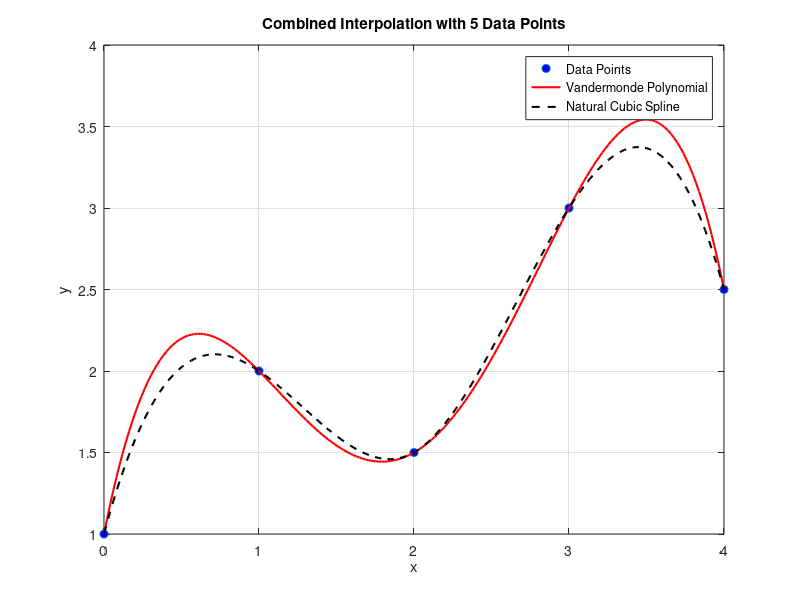
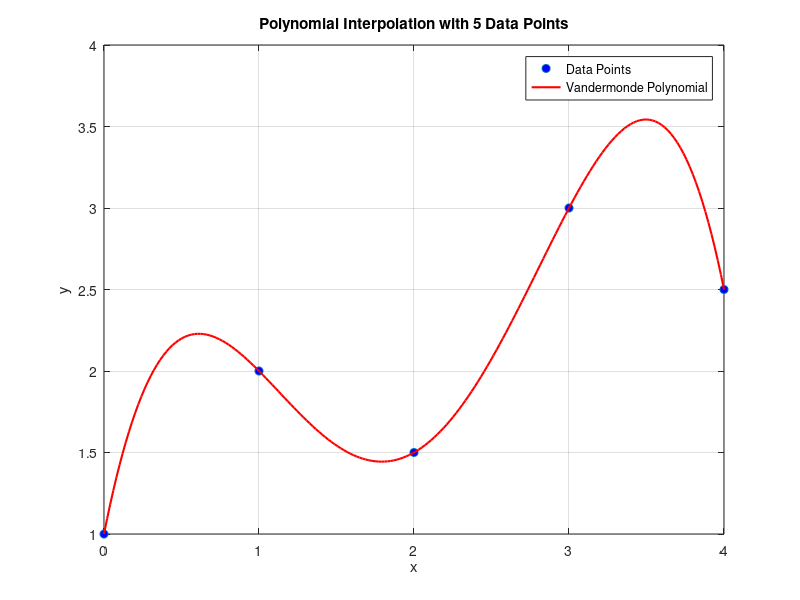
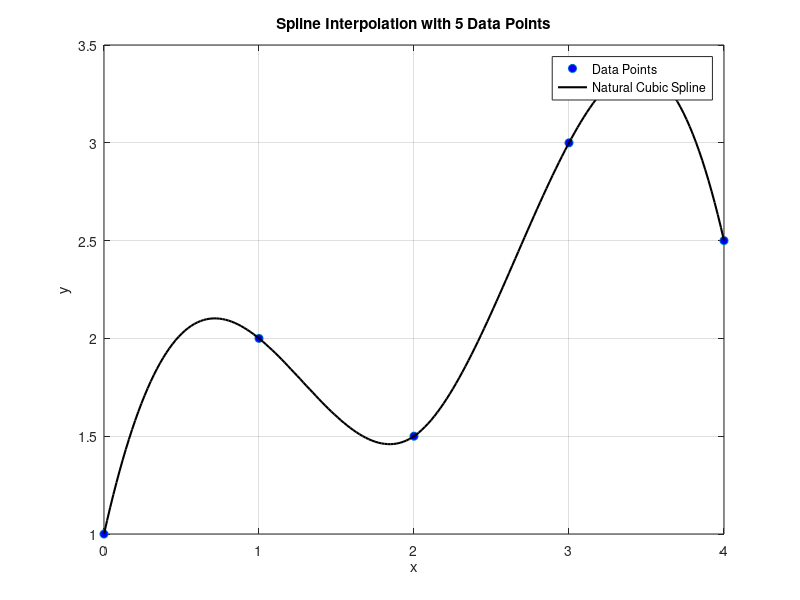
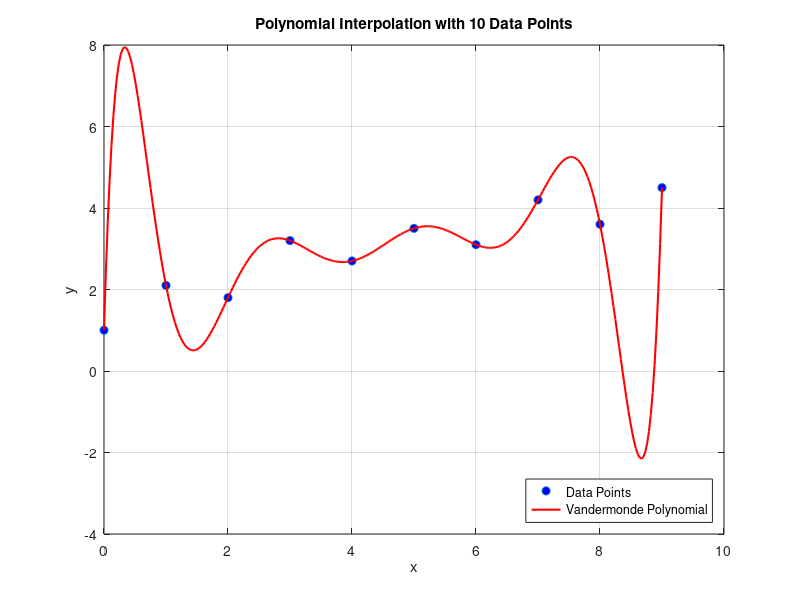

Reproduce these figures in MATLAB, in order.
clear; close all; clc;

% Part 1: 5 Data Points
x5 = [0, 1, 2, 3, 4]';
y5 = [1, 2, 1.5, 3, 2.5]';

% Construct Vandermonde matrix for the 5 data points
n5 = length(x5);
V5 = ones(n5);
for i = 2:n5
    V5(:,i) = x5.^(i-1);
end

% Solve for polynomial coefficients
a5 = V5\y5;  % coefficients of the polynomial

% Create a fine grid for plotting
xSquare = linspace(min(x5), max(x5), 200)';
% Polynomial evaluation using Horner's method or direct evaluation
ySquarePoly5 = zeros(size(xSquare));
for i = 1:n5
    ySquarePoly5 = ySquarePoly5 + a5(i)*xSquare.^(i-1);
end

% Cubic spline for the 5 data points
ySquareSpline5 = spline(x5, y5, xSquare);

% Plot for 5 points
figure(1);
plot(x5, y5, 'o', 'MarkerFaceColor','b','DisplayName','Data Points'); hold on;
plot(xSquare, ySquarePoly5, 'r', 'LineWidth', 1.5, 'DisplayName','Vandermonde Polynomial');
title('Polynomial Interpolation with 5 Data Points');
xlabel('x');
ylabel('y');
legend('Location','best');
grid on;


figure(2);
plot(x5, y5, 'o', 'MarkerFaceColor','b','DisplayName','Data Points'); hold on;
plot(xSquare, ySquareSpline5, 'k', 'LineWidth', 1.5, 'DisplayName','Natural Cubic Spline');
title('Spline Interpolation with 5 Data Points');
xlabel('x');
ylabel('y');
legend('Location','best');
grid on;

figure(3);
plot(x5, y5, 'o', 'MarkerFaceColor','b','DisplayName','Data Points'); hold on;
plot(xSquare, ySquarePoly5, 'r', 'LineWidth', 1.5, 'DisplayName','Vandermonde Polynomial');
plot(xSquare, ySquareSpline5, 'k--', 'LineWidth', 1.5, 'DisplayName','Natural Cubic Spline');
title('Combined Interpolation with 5 Data Points');
xlabel('x');
ylabel('y');
legend('Location','best');
grid on;

print('CombinedResults5Point.pdf','-dpdf','-bestfit');


% Part 2: 10 Data Points
% Let's pick a set of 10 data points. We can use a known function, for example sin(x).
%x10 = linspace(0, 3*pi, 10)';
%y10 = sin(x10);  % You can modify this if you want to experiment

x10 = [0, 1, 2, 3, 4, 5, 6, 7, 8, 9]';
y10 = [1, 2.1, 1.8, 3.2, 2.7, 3.5, 3.1, 4.2, 3.6, 4.5]';  % Example data points


% Construct Vandermonde matrix for 10 data points
n10 = length(x10);
V10 = ones(n10);
for i = 2:n10
    V10(:,i) = x10.^(i-1);
end

% Solve for polynomial coefficients
a10 = V10\y10;

% Evaluation points
xCubed = linspace(min(x10), max(x10), 300)';
% Polynomial evaluation
yCubedPoly10 = zeros(size(xCubed));
for i = 1:n10
    yCubedPoly10 = yCubedPoly10 + a10(i)*xCubed.^(i-1);
end

% Cubic spline for 10 data points
yCubedSpline10 = spline(x10, y10, xCubed);

% Plot for 10 points
figure(4);
plot(x10, y10, 'o', 'MarkerFaceColor','b','DisplayName','Data Points'); hold on;
plot(xCubed, yCubedPoly10, 'r', 'LineWidth', 1.5, 'DisplayName','Vandermonde Polynomial');
title('Polynomial Interpolation with 10 Data Points');
xlabel('x');
ylabel('y');
legend('Location','southeast');
grid on;



figure(5);
plot(x10, y10, 'o', 'MarkerFaceColor','b','DisplayName','Data Points'); hold on;
plot(xCubed, yCubedSpline10, 'k', 'LineWidth', 1.5, 'DisplayName','Natural Cubic Spline');
title('Spline Interpolation with 10 Data Points');
xlabel('x');
ylabel('y');
legend('Location','southeast');
grid on;



figure(6);
plot(x10, y10, 'o', 'MarkerFaceColor','b','DisplayName','Data Points'); hold on;
plot(xCubed, yCubedPoly10, 'r', 'LineWidth', 1.5, 'DisplayName','Vandermonde Polynomial');
plot(xCubed, yCubedSpline10, 'k--', 'LineWidth', 1.5, 'DisplayName','Natural Cubic Spline');
title('Combined Interpolation with 10 Data Points');
xlabel('x');
ylabel('y');
legend('Location','southeast');
grid on;


